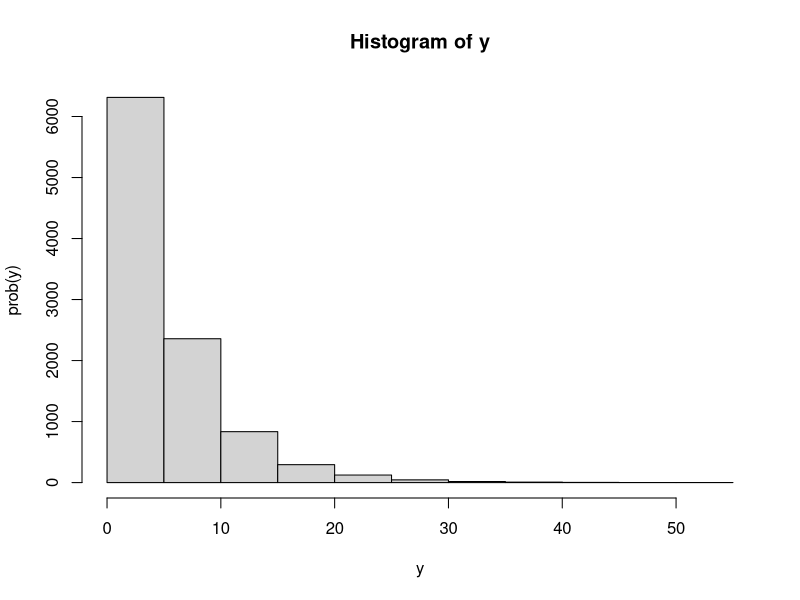

Write the R code that produced this figure.
## ---- chunk 1
set.seed(5)
lambda = 0.2
n = 10000
y <- rexp(n, rate = lambda)
hist(y,ylab="prob(y)")
mean_y <- mean(y)
mean_y
sd_y <- sd(y)
sd_y
